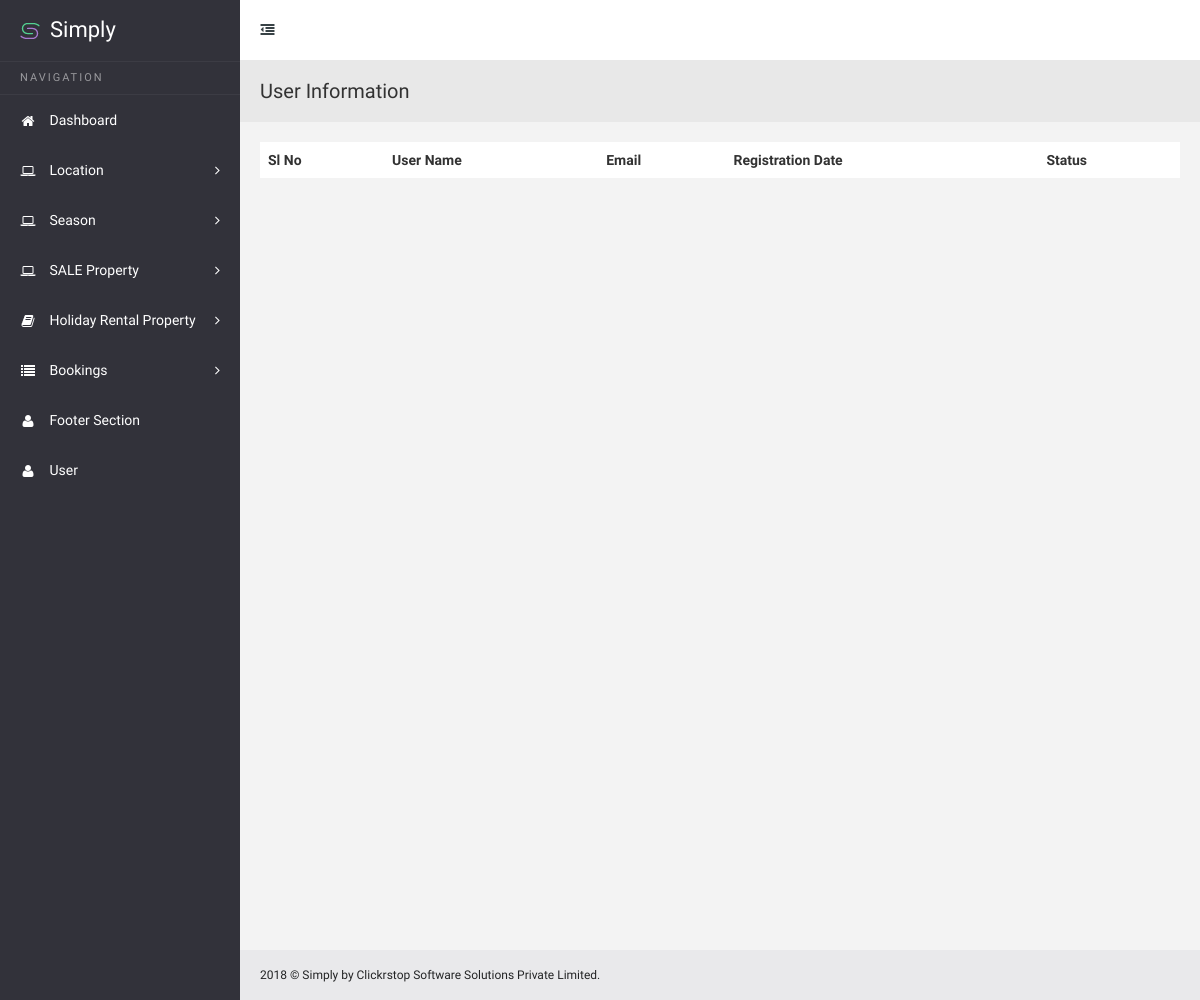
Before: /Simply-Perigord/admin/index.php/user_info with the older database file.
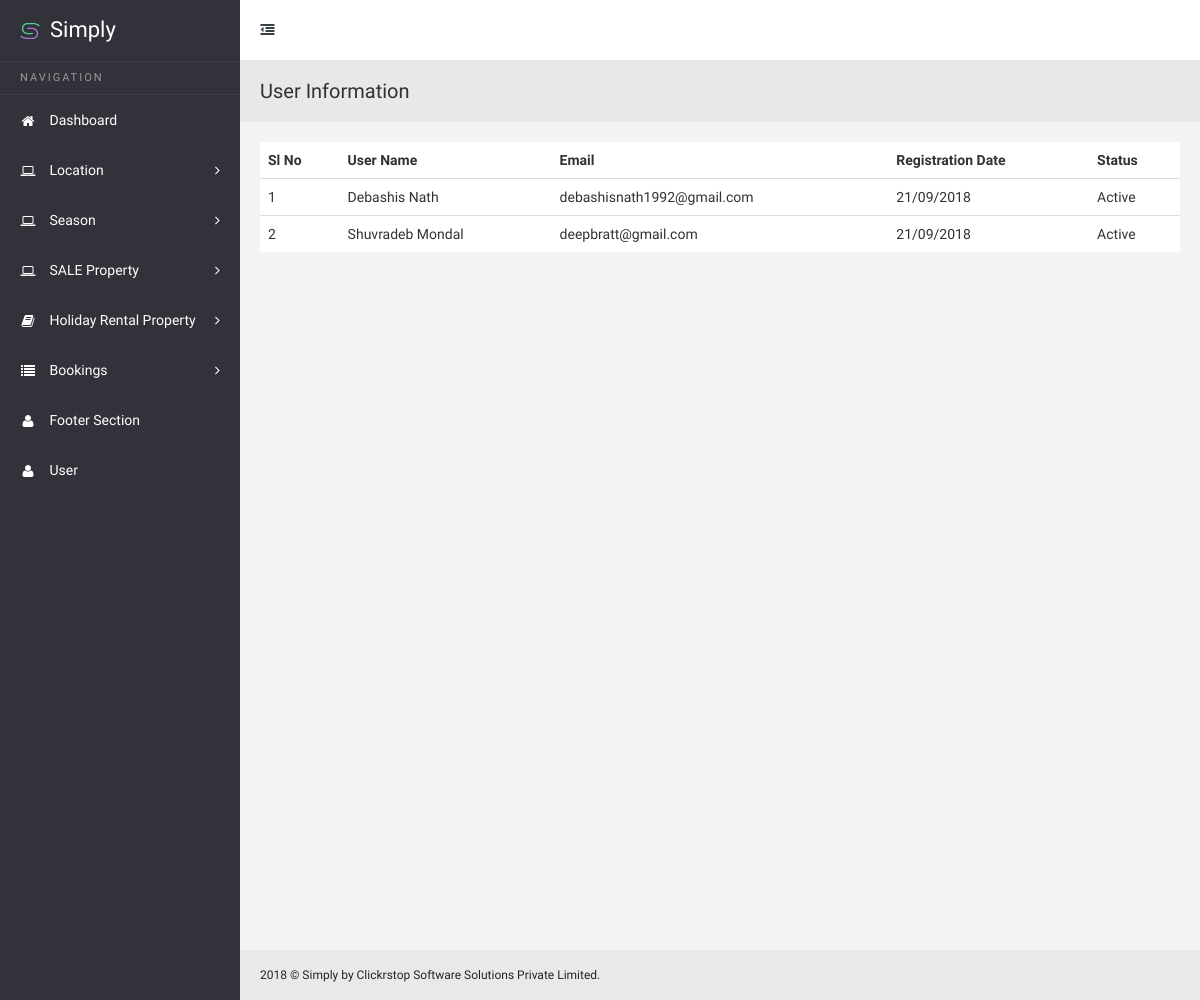
After: the same page with the newer database file.
### tables this page shows
CREATE TABLE IF NOT EXISTS `user` (
  `user_id` int(255) NOT NULL AUTO_INCREMENT,
  `user_type` enum('user','admin') NOT NULL,
  `name` varchar(255) NOT NULL,
  `email` varchar(255) NOT NULL,
  `password` varchar(255) NOT NULL,
  `registration_date` varchar(255) NOT NULL,
  `status` enum('0','1') NOT NULL,
  PRIMARY KEY (`user_id`)
);

### Simply-Perigord/admin/application/controllers/User_info.php (called while the page is built, shortened)
<?php
class User_info extends CI_Controller {
	public function index()
	{
		$this->load->model('user_info_m');
		$data['user_details'] = $this->user_info_m->user_details();
		$this->load->view('user_info',$data);
	}
}

### Simply-Perigord/admin/index.php (called while the page is built, shortened)
<?php
require_once BASEPATH.'core/CodeIgniter.php';

### Simply-Perigord/admin/application/models/User_info_m.php (called while the page is built, shortened)
<?php
class User_info_m extends CI_Model {
	public function user_details(){
		$this->db->Select('*');
		$this->db->from('user');
		$this->db->where('user_type','user');
		$query = $this->db->get();
		return $query->result();
	}
}

### Simply-Perigord/admin/application/views/user_info.php (the view, shortened to what this page needs)
<!DOCTYPE html>
<html lang="en">
<head>
    <link href="css/jquery.dataTables.css" rel="stylesheet">
    <link href="css/dataTables.tableTools.css" rel="stylesheet">
    <link href="css/dataTables.colVis.min.css" rel="stylesheet">
    <link href="css/dataTables.responsive.css" rel="stylesheet">
    <link href="css/dataTables.scroller.css" rel="stylesheet">
</head>
<body class="sticky-header">
    <section>
        <div class="body-content" style="min-height: 1000px;">
            <div class="page-head">
                <h3 class="m-b-less">
                    User Information
                </h3>
            </div>
            <div class="wrapper">
                <div class="row">
                    <div class="col-sm-12">
                        <section class="panel">
                            <div class="table-responsive">
                                <table class="table colvis-data-table data-table">
                                    <thead>
                                    <tr>
                                        <th>Sl No</th>
                                        <th>User Name</th>
                                        <th>Email</th>
                                        <th>Registration Date</th>
                                        <th>Status</th>
                                    </tr>
                                    </thead>
                                    <tbody>
                                    <?php
                                        $i = 1;
                                        foreach($user_details AS $fetch_each_user){
                                    ?>
                                    <tr>
                                        <td><?php echo $i;?></td>
                                        <td><?php echo ucfirst($fetch_each_user->name);?></td>
                                        <td><?php echo $fetch_each_user->email;?></td>
                                        <td><?php echo date('d/m/Y',$fetch_each_user->registration_date);?></td>
                                        <td><?php
                                                if($fetch_each_user->status == '1'){
                                                    echo "Active";
                                                }else{
                                                    echo "Inactive";
                                                }
                                            ?>
                                        </td>
                                    </tr>
                                    <?php
                                        $i++;
                                        }
                                    ?>
                                    </tbody>
                                </table>
                            </div>
                        </section>
                    </div>
                </div>
            </div>
        </div>
    </section>
</body>
</html>

Changed rows visible on the page:
added user: name "Debashis Nath", email "debashisnath1992@gmail.com", registration_date "21/09/2018", status "Active"
added user: name "Shuvradeb Mondal", email "deepbratt@gmail.com", registration_date "21/09/2018", status "Active"
